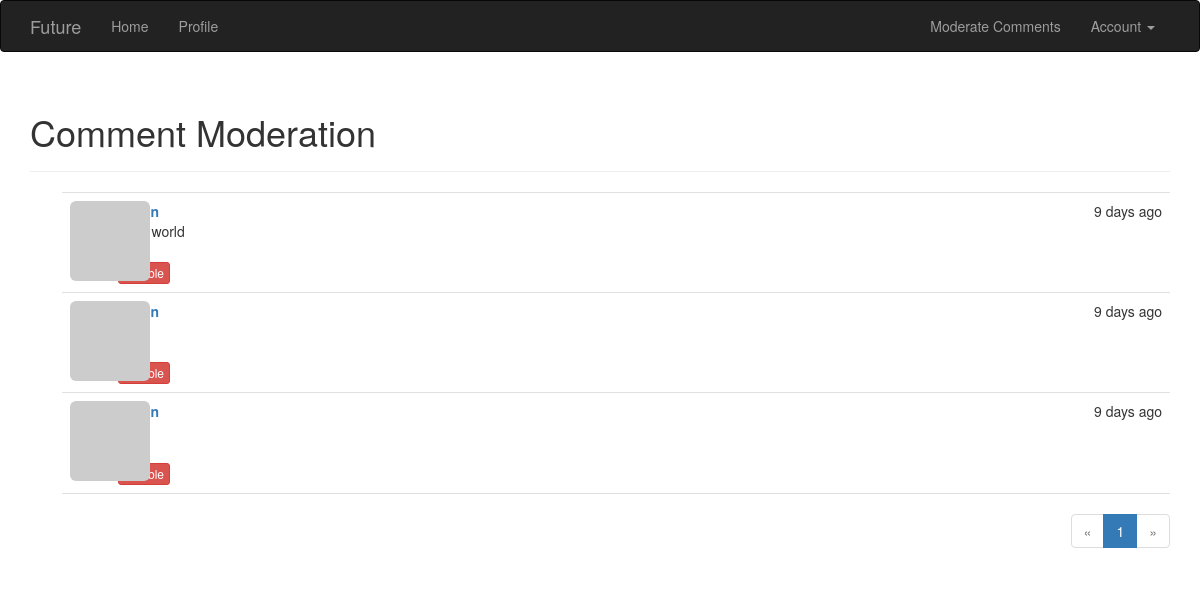
Screenshot of /moderate (signed in) with the database file from the repository.
### app/models.py (models this page shows, shortened)
class Comment(db.Model):
    __tablename__ = 'comments'
    id = db.Column(db.Integer, primary_key=True)
    body = db.Column(db.Text)
    body_html = db.Column(db.Text)
    timestamp = db.Column(db.DateTime, index=True, default=datetime.utcnow())
    disabled = db.Column(db.Boolean)
    author_id = db.Column(db.Integer, db.ForeignKey('users.id'))
    post_id = db.Column(db.Integer, db.ForeignKey('posts.id'))

### app/main/views.py (the view)
@main.route('/moderate')
@login_required
@permission_required(Permission.MODERATE)
def moderate():
    page = request.args.get('page', 1, type=int)
    pagination = Comment.query.order_by(Comment.timestamp.desc()).paginate(
        page, per_page=current_app.config['FUTURE_COMMENTS_PER_PAGE'],
        error_out=False)
    comments = pagination.items
    return render_template('moderate.html', comments=comments,
                           pagination=pagination, page=page)

### app/auth/views.py (called while the page is built)
@auth.before_app_request
def before_request():
    if current_user.is_authenticated:
        current_user.ping()
        if not current_user.confirmed \
                and request.endpoint \
                and request.blueprint != 'auth' \
                and request.endpoint != 'static':
            return redirect(url_for('auth.unconfirmed'))

### app/main/__init__.py (called while the page is built)
@main.app_context_processor
def inject_permissions():
    return dict(Permission=Permission)

### app/main/views.py (called while the page is built)
@main.after_app_request
def after_request(response):
    for query in get_debug_queries():
        if query.duration >= current_app.config['FUTURE_SLOW_DB_QUERY_TIME']:
            current_app.logger.warning('Slow query: %s\nParameters: %s\nDuration: %fs\nContext: %s\n'
                                       % (query.statement, query.parameters, query.duration, query.context))
    return response

### app/models.py (called while the page is built)
@login_manager.user_loader
def load_user(user_id):
    return User.query.get(int(user_id))

    def has_permission(self, perm):
        return self.permissions & perm == perm

    def can(self, perm):
        return self.role is not None and self.role.has_permission(perm)

    def ping(self):
        self.last_seen = datetime.utcnow()
        db.session.add(self)
        db.session.commit()

    def gravatar_hash(self):
        return hashlib.md5(self.email.lower().encode('utf-8')).hexdigest()

    def gravatar(self, size=100, default='identicon', rating='g'):
        if request.is_secure:
            url = 'https://secure.gravatar.com/avatar'
        else:
            url = 'http://www.gravatar.com/avatar'
        hash = self.avatar_hash or self.gravatar_hash()
        return '{url}/{hash}?s={size}&d={default}&r={rating}'.format(
            url=url, hash=hash, size=size, default=default, rating=rating)

### app/templates/moderate.html (shortened to what this page needs)
{% extends "base.html" %}
{% import "_macros.html" as macros %}
{% block page_content %}
<div class="page-header">
    <h1>Comment Moderation</h1>
</div>
{% set moderate = True %}
{% include '_comments.html' %}
{% if pagination %}
<div class="pagination">
    {{ macros.pagination_widget(pagination, '.moderate') }}
</div>
{% endif %}
{% endblock %}

### app/templates/_comments.html (shortened to what this page needs)
<ul class="comments">
    {% for comment in comments %}
    <li class="comment">
        <div class="comment-thumbnail">
            <a href="{{ url_for('.user', username=comment.author.username) }}">
                <img class="img-rounded profile-thumbnail" src="{{ comment.author.gravatar(size=40) }}">
            </a>
        </div>
        <div class="comment-content">
            <div class="comment-date">{{ moment(comment.timestamp).fromNow() }}</div>
            <div class="comment-author"><a href="{{ url_for('.user', username=comment.author.username) }}">{{ comment.author.username }}</a></div>
            <div class="comment-body">
                {% if moderate or not comment.disabled %}
                    {% if comment.body_html %}
                        {{ comment.body_html | safe }}
                    {% else %}
                        {{ comment.body }}
                    {% endif %}
                {% endif %}
            </div>
            {% if moderate %}
                <br>
                {% if comment.disabled %}
                <a class="btn btn-default btn-xs" href="{{ url_for('.moderate_enable', id=comment.id, page=page) }}">Enable</a>
                {% else %}
                <a class="btn btn-danger btn-xs" href="{{ url_for('.moderate_disable', id=comment.id, page=page) }}">Disable</a>
                {% endif %}
            {% endif %}
        </div>
    </li>
    {% endfor %}
</ul>

### app/static/styles.css (style rules this page uses)
.profile-thumbnail { position: absolute; }
ul.comments { list-style-type: none; padding: 0px; margin: 16px 0px 0px 0px; }
ul.comments li.comment { margin-left: 32px; padding: 8px; border-bottom: 1px solid #e0e0e0; }
ul.comments li.comment:nth-child(1) { border-top: 1px solid #e0e0e0; }
div.comment-date { float: right; }
div.comment-author { font-weight: bold; }
div.comment-thumbnail { position: absolute; }
div.comment-content { margin-left: 48px; min-height: 48px; }
div.pagination { width: 100%; text-align: right; padding: 0px; margin: 0px; }

### rows the page displays
Comment: timestamp "9 days ago", body_html "hello world"
Comment: timestamp "9 days ago"
Comment: timestamp "9 days ago"

### other values shown
{{ p }} "1"
